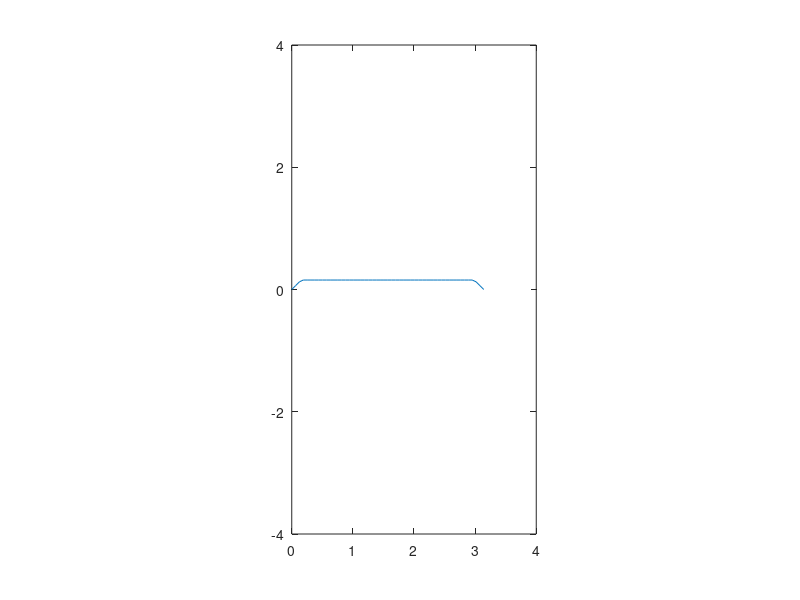

MATLAB code to generate this figure:
%% ME 3001 - Mechanical Engineering Analysis
%
% Tristan Hill - Modified from Dr. Han - summer 2014
%                Modified again        - spring 2015
%                Modified again to be wave eq   
% Solving Linear, 2nd order Partial Differential Equations
%   using Separation of Variables and the Fourier Series 
%
% Example: A plucked string , the wave equation
%% 

% symetric boundary condition 

clc
close all
clear all

L=pi; %length of solid
n=50;%number of divisions
dx=L/n;%increment of x dimension,(m) 
x=0:dx:L;%x-coordinate

c=9 %wave speed

plotY=[]; %store T for ploting afterwards

prof_inc=1; %time between temp profiles

dt=.1;
tfinal=10;
idx=1;

for t=0:dt:tfinal
    sum=0;
    
    for k=1:100
        sum=sum+((-1)^(k-1))/(2*k-1)^2*sin((2*k-1)*x)*cos(3*(2*k-1)*t);
    end
    
    Y=sum*4/pi;%*(pi/2)
    
%     if t==0
%         plotY=[plotY; Y]; %initial temp
%         isave=1;
%     end
%     
%     if mod(idx,prof_inc)==0   %plot the temp profile every 50 timesteps
%         plotY=[plotY; Y]; %save T
%     end    
     
    plot(x,Y)
    axis([0 4 -4 4])
    axis equal
    pause(.2)
    idx=idx+1;
end




